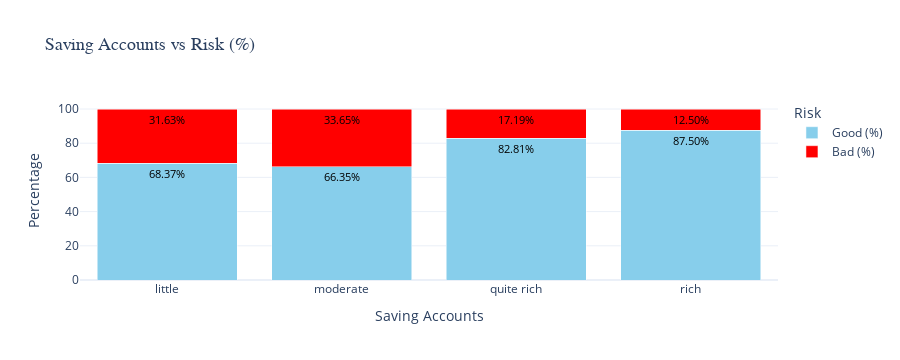
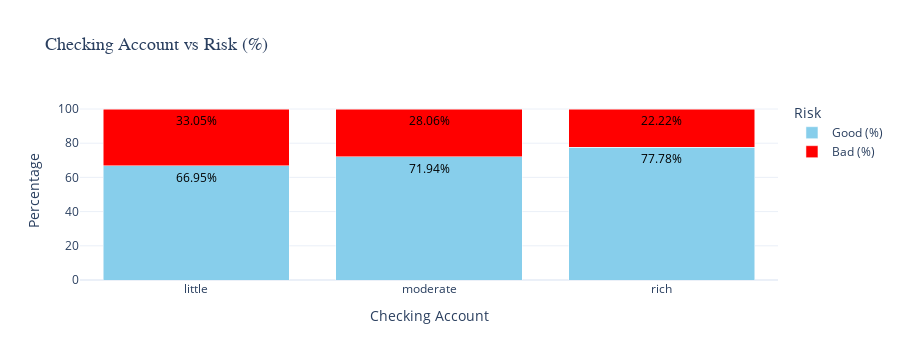

The notebook cell these images were saved under, in order:
### Code cell
import plotly.express as px
import pandas as pd

# Saving accounts별 Risk 분포 계산
saving_risk_distribution = df.groupby(['Saving accounts', 'Risk'], observed=False).size().unstack(fill_value=0)

# 비율 계산
saving_risk_distribution['Total'] = saving_risk_distribution.sum(axis=1)
saving_risk_distribution['Good (%)'] = (saving_risk_distribution['good'] / saving_risk_distribution['Total']) * 100
saving_risk_distribution['Bad (%)'] = (saving_risk_distribution['bad'] / saving_risk_distribution['Total']) * 100

# 데이터프레임 형태로 변환 (Plotly에 적합한 포맷)
saving_risk_distribution_reset = saving_risk_distribution[['Good (%)', 'Bad (%)']].reset_index()
saving_risk_melted = saving_risk_distribution_reset.melt(
    id_vars='Saving accounts', value_vars=['Good (%)', 'Bad (%)'], var_name='Risk', value_name='Percentage'
)

# Plotly로 반응형 Stacked Bar Chart 생성
fig1 = px.bar(
    saving_risk_melted,
    x='Saving accounts',
    y='Percentage',
    color='Risk',
    barmode='stack',
    color_discrete_map={
        'Good (%)': 'skyblue',  # good은 하늘색
        'Bad (%)': 'red'        # bad는 빨간색
    },
    title='Saving Accounts vs Risk (%)',
    text='Percentage'  # 각 막대에 값을 표시
)

# 레이아웃 및 텍스트 위치 조정
fig1.update_traces(
    texttemplate='%{text:.2f}%',  # 소수점 두 자리까지 표시
    textposition='inside',         # 텍스트를 막대 내부에 표시
    textfont=dict(
        size=12,                  # 텍스트 크기
        color='black'             # 텍스트 색상 변경 (검정색으로 설정)
    )
)

# 전체 레이아웃 설정
fig1.update_layout(
    xaxis_title='Saving Accounts',
    yaxis_title='Percentage',
    legend_title='Risk',
    template='plotly_white',
    title_font=dict(size=18, family='Arial'),
    legend=dict(font=dict(size=12)),
    uniformtext_minsize=10,       # 텍스트 최소 크기 설정
    uniformtext_mode='hide',      # 텍스트가 겹치면 일부 숨기기
)

# Checking account별 Risk 분포 계산
checking_risk_distribution = df.groupby(['Checking account', 'Risk']).size().unstack(fill_value=0)

# 비율 계산
checking_risk_distribution['Total'] = checking_risk_distribution.sum(axis=1)
checking_risk_distribution['Good (%)'] = (checking_risk_distribution['good'] / checking_risk_distribution['Total']) * 100
checking_risk_distribution['Bad (%)'] = (checking_risk_distribution['bad'] / checking_risk_distribution['Total']) * 100

# 데이터프레임 형태로 변환 (Plotly에 적합한 포맷)
checking_risk_distribution_reset = checking_risk_distribution[['Good (%)', 'Bad (%)']].reset_index()
checking_risk_melted = checking_risk_distribution_reset.melt(
    id_vars='Checking account', value_vars=['Good (%)', 'Bad (%)'], var_name='Risk', value_name='Percentage'
)

# Plotly로 반응형 Stacked Bar Chart 생성
fig2 = px.bar(
    checking_risk_melted,
    x='Checking account',
    y='Percentage',
    color='Risk',
    barmode='stack',
    color_discrete_map={
        'Good (%)': 'skyblue',  # good은 하늘색
        'Bad (%)': 'red'        # bad는 빨간색
    },
    title='Checking Account vs Risk (%)',
    text='Percentage'  # 각 막대에 값을 표시
)

# 레이아웃 및 텍스트 위치 조정
fig2.update_traces(
    texttemplate='%{text:.2f}%',  # 소수점 두 자리까지 표시
    textposition='inside',         # 텍스트를 막대 내부에 표시
    textfont=dict(
        size=12,                  # 텍스트 크기
        color='black'             # 텍스트 색상 변경 (검정색으로 설정)
    )
)

# 전체 레이아웃 설정
fig2.update_layout(
    xaxis_title='Checking Account',
    yaxis_title='Percentage',
    legend_title='Risk',
    template='plotly_white',
    title_font=dict(size=18, family='Arial'),
    legend=dict(font=dict(size=12)),
    uniformtext_minsize=10,       # 텍스트 최소 크기 설정
    uniformtext_mode='hide',      # 텍스트가 겹치면 일부 숨기기
)

# 그래프 출력
fig1.show()
fig2.show()

### Figure 1 — Plotly figure (JSON) as saved in the notebook; plotly's stock layout.template omitted (floating-point values rounded to 4 significant figures)
{"data": [{"alignmentgroup": "True", "hovertemplate": "Risk=Good (%)<br>Saving accounts=%{x}<br>Percentage=%{text}<extra></extra>", "legendgroup": "Good (%)", "marker": {"color": "skyblue", "pattern": {"shape": ""}}, "name": "Good (%)", "offsetgroup": "Good (%)", "orientation": "v", "showlegend": true, "text": [68.37, 66.35, 82.81, 87.5], "textfont": {"color": "black", "size": 12}, "textposition": "inside", "texttemplate": "%{text:.2f}%", "type": "bar", "x": ["little", "moderate", "quite rich", "rich"], "xaxis": "x", "y": [68.37, 66.35, 82.81, 87.5], "yaxis": "y"}, {"alignmentgroup": "True", "hovertemplate": "Risk=Bad (%)<br>Saving accounts=%{x}<br>Percentage=%{text}<extra></extra>", "legendgroup": "Bad (%)", "marker": {"color": "red", "pattern": {"shape": ""}}, "name": "Bad (%)", "offsetgroup": "Bad (%)", "orientation": "v", "showlegend": true, "text": [31.63, 33.65, 17.19, 12.5], "textfont": {"color": "black", "size": 12}, "textposition": "inside", "texttemplate": "%{text:.2f}%", "type": "bar", "x": ["little", "moderate", "quite rich", "rich"], "xaxis": "x", "y": [31.63, 33.65, 17.19, 12.5], "yaxis": "y"}], "layout": {"barmode": "stack", "height": 360, "legend": {"font": {"size": 12}, "title": {"text": "Risk"}, "tracegroupgap": 0}, "title": {"font": {"family": "Arial", "size": 18}, "text": "Saving Accounts vs Risk (%)"}, "uniformtext": {"minsize": 10, "mode": "hide"}, "xaxis": {"anchor": "y", "autorange": true, "domain": [0, 1], "range": [-0.5, 3.5], "title": {"text": "Saving Accounts"}, "type": "category"}, "yaxis": {"anchor": "x", "autorange": true, "domain": [0, 1], "range": [0, 105.3], "title": {"text": "Percentage"}, "type": "linear"}}}

### Figure 2 — Plotly figure (JSON) as saved in the notebook; plotly's stock layout.template omitted (floating-point values rounded to 4 significant figures)
{"data": [{"alignmentgroup": "True", "hovertemplate": "Risk=Good (%)<br>Checking account=%{x}<br>Percentage=%{text}<extra></extra>", "legendgroup": "Good (%)", "marker": {"color": "skyblue", "pattern": {"shape": ""}}, "name": "Good (%)", "offsetgroup": "Good (%)", "orientation": "v", "showlegend": true, "text": [66.95, 71.94, 77.78], "textfont": {"color": "black", "size": 12}, "textposition": "inside", "texttemplate": "%{text:.2f}%", "type": "bar", "x": ["little", "moderate", "rich"], "xaxis": "x", "y": [66.95, 71.94, 77.78], "yaxis": "y"}, {"alignmentgroup": "True", "hovertemplate": "Risk=Bad (%)<br>Checking account=%{x}<br>Percentage=%{text}<extra></extra>", "legendgroup": "Bad (%)", "marker": {"color": "red", "pattern": {"shape": ""}}, "name": "Bad (%)", "offsetgroup": "Bad (%)", "orientation": "v", "showlegend": true, "text": [33.05, 28.06, 22.22], "textfont": {"color": "black", "size": 12}, "textposition": "inside", "texttemplate": "%{text:.2f}%", "type": "bar", "x": ["little", "moderate", "rich"], "xaxis": "x", "y": [33.05, 28.06, 22.22], "yaxis": "y"}], "layout": {"barmode": "stack", "height": 360, "legend": {"font": {"size": 12}, "title": {"text": "Risk"}, "tracegroupgap": 0}, "title": {"font": {"family": "Arial", "size": 18}, "text": "Checking Account vs Risk (%)"}, "uniformtext": {"minsize": 10, "mode": "hide"}, "xaxis": {"anchor": "y", "autorange": true, "domain": [0, 1], "range": [-0.5, 2.5], "title": {"text": "Checking Account"}, "type": "category"}, "yaxis": {"anchor": "x", "autorange": true, "domain": [0, 1], "range": [0, 105.3], "title": {"text": "Percentage"}, "type": "linear"}}}
